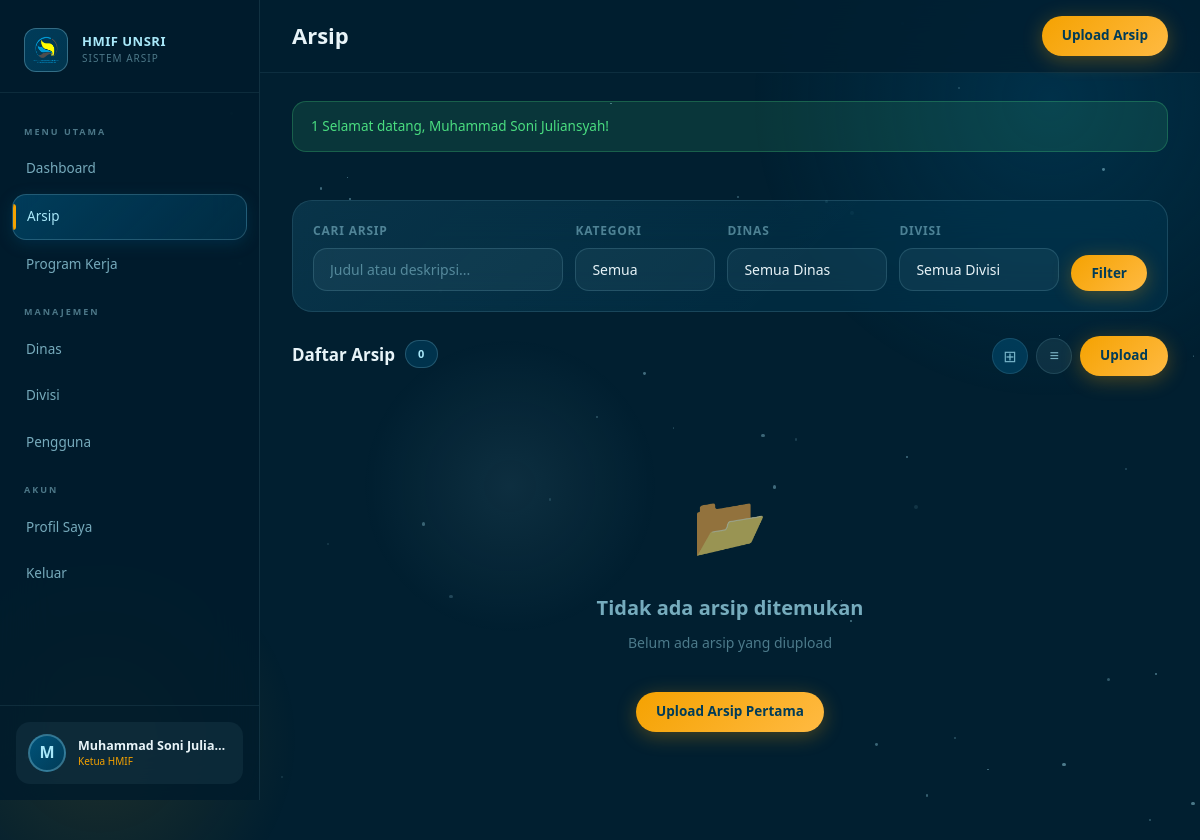
The app's page /archives/index.php (signed in) with its own data.
### tables this page shows
CREATE TABLE users (
    id INT PRIMARY KEY AUTO_INCREMENT,
    email VARCHAR(100) UNIQUE NOT NULL,
    password VARCHAR(255) NOT NULL,
    nama_lengkap VARCHAR(100) NOT NULL,
    foto_profil VARCHAR(255) NULL,
    role ENUM('ketua','waketua','sekum','bendum','kadin','wakadin','kadiv','staf') NOT NULL,
    department_id INT NULL,
    division_id INT NULL,
    is_active TINYINT(1) DEFAULT 1,
    created_at TIMESTAMP DEFAULT CURRENT_TIMESTAMP,
    updated_at TIMESTAMP DEFAULT CURRENT_TIMESTAMP ON UPDATE CURRENT_TIMESTAMP
);

### src/middleware/auth.php (called while the page is built, shortened)
<?php
function getCurrentUser() {
    $db = getDB();
    $stmt = $db->prepare("
        SELECT u.*, d.nama as dept_nama, d.kode as dept_kode,
               dv.nama as div_nama, dv.kode as div_kode
        FROM users u
        LEFT JOIN departments d ON u.department_id = d.id
        LEFT JOIN divisions dv ON u.division_id = dv.id
        WHERE u.id = ? AND u.is_active = 1
    ");
    $stmt->execute([$_SESSION['user_id']]);
    return $stmt->fetch();
}
function isAdmin($user = null) {
    return $user && in_array($user['role'], ROLE_ADMIN);
}
function getRoleLabel($role) {
    $labels = [
        'ketua' => 'Ketua HMIF',
        'waketua' => 'Wakil Ketua',
        'sekum' => 'Sekretaris Umum',
        'bendum' => 'Bendahara Umum',
        'kadin' => 'Kepala Dinas',
        'wakadin' => 'Wakil Kepala Dinas',
        'kadiv' => 'Kepala Divisi',
        'staf' => 'Staf',
    ];
    return $labels[$role] ?? $role;
}

### src/helpers/functions.php (called while the page is built, shortened)
<?php
function sanitize($str) {
    return htmlspecialchars(trim($str), ENT_QUOTES, 'UTF-8');
}
function getFlash() {
    if (isset($_SESSION['flash'])) {
        $flash = $_SESSION['flash'];
        return $flash;
    }
    return null;
}

### archives/index.php (the view, shortened to what this page needs)
<?php
$pageTitle = 'Arsip';
require_once __DIR__ . '/../template/header.php';
$db = getDB();
$search = trim($_GET['search'] ?? '');
$page = max(1, intval($_GET['page'] ?? 1));
$perPage = 12;
$offset = ($page - 1) * $perPage;
$where = ['1=1'];
$params = [];
$whereStr = implode(' AND ', $where);
$countStmt = $db->prepare("SELECT COUNT(*) FROM archives a WHERE $whereStr");
$countStmt->execute($params);
$total = $countStmt->fetchColumn();
$stmt = $db->prepare("
    SELECT a.*, d.nama as dept_nama, dv.nama as div_nama,
           p.nama as program_nama, u.nama_lengkap as uploader_name
    FROM archives a
    LEFT JOIN departments d ON a.department_id = d.id
    LEFT JOIN divisions dv ON a.division_id = dv.id
    LEFT JOIN programs p ON a.program_id = p.id
    LEFT JOIN users u ON a.uploaded_by = u.id
    WHERE $whereStr
    ORDER BY a.created_at DESC
    LIMIT $perPage OFFSET $offset
");
$stmt->execute($params);
$archives = $stmt->fetchAll();
?>
<div class="page-content">
    <div class="glass-card" style="padding:20px;margin-bottom:24px" data-animate>
        <form method="GET" action="">
            <div style="display:flex;flex-wrap:wrap;gap:12px;align-items:flex-end">
                <div style="flex:1;min-width:200px">
                    <label class="form-label">Cari Arsip</label>
                    <input type="text" name="search" class="form-control" placeholder="Judul atau deskripsi..." value="<?= sanitize($search) ?>">
                </div>
                <div style="min-width:140px">
                    <label class="form-label">Kategori</label>
                    <select name="kategori" class="form-control">
                        <option value="">Semua</option>
                    </select>
                </div>
                <?php if (isAdmin($currentUser)): ?>
                <div style="min-width:160px">
                    <label class="form-label">Dinas</label>
                    <select name="dept_id" class="form-control">
                        <option value="">Semua Dinas</option>
                    </select>
                </div>
                <div style="min-width:160px">
                    <label class="form-label">Divisi</label>
                    <select name="div_id" class="form-control">
                        <option value="">Semua Divisi</option>
                    </select>
                </div>
                <?php endif; ?>
                <div style="display:flex;gap:8px">
                    <button type="submit" class="btn btn-primary">Filter</button>
                </div>
            </div>
        </form>
    </div>
    <div class="section-header" data-animate>
        <div>
            <div class="section-title">
                Daftar Arsip
                <span class="badge badge-blue"><?= number_format($total) ?></span>
            </div>
        </div>
        <div style="display:flex;gap:8px;align-items:center">
            <button class="btn-icon" onclick="toggleView('grid')" id="gridViewBtn" data-tooltip="Grid View">⊞</button>
            <button class="btn-icon" onclick="toggleView('list')" id="listViewBtn" data-tooltip="List View">≡</button>
            <?php if (!in_array($currentUser['role'], ROLE_STAFF)): ?>
            <a href="<?= APP_URL ?>/archives/upload.php" class="btn btn-primary">Upload</a>
            <?php endif; ?>
        </div>
    </div>
    <div id="archiveGridView" class="archive-grid" data-animate>
        <?php if (empty($archives)): ?>
        <div class="empty-state" style="grid-column:1/-1">
            <span class="empty-icon">📂</span>
            <div class="empty-title">Tidak ada arsip ditemukan</div>
            <div class="empty-desc">
                <?= $search ? 'Coba kata kunci lain' : 'Belum ada arsip yang diupload' ?>
            </div>
            <?php if (!in_array($currentUser['role'], ROLE_STAFF)): ?>
            <br><a href="<?= APP_URL ?>/archives/upload.php" class="btn btn-primary" style="margin-top:12px">Upload Arsip Pertama</a>
            <?php endif; ?>
        </div>
        <?php endif; ?>
    </div>
</div>
<?php require_once __DIR__ . '/../template/footer.php'; ?>

### template/header.php (shortened to what this page needs)
<?php
require_once __DIR__ . '/../src/middleware/auth.php';
require_once __DIR__ . '/../src/helpers/functions.php';
$currentUser = getCurrentUser();
$flash = getFlash();
function getAvatarSrc($user) {
    return null;
}
$avatarSrc = getAvatarSrc($currentUser);
$initials = strtoupper(substr($currentUser['nama_lengkap'], 0, 1));
?>
<!DOCTYPE html>
<html lang="id">
<head>
    <link rel="stylesheet" href="<?= APP_URL ?>/public/assets/css/main.css">
</head>
<body>
<div class="bg-animated"><div class="bg-orb"></div></div>
<aside class="sidebar" id="sidebar">
    <div class="sidebar-logo">
        <div style="width:44px;height:44px;border-radius:12px;background:linear-gradient(135deg,rgba(0,83,122,0.6),rgba(1,60,88,0.8));border:1.5px solid rgba(168,232,249,0.3);display:flex;align-items:center;justify-content:center;font-size:22px;flex-shrink:0;">
            <img src="<?= APP_URL ?>/public/assets/images/logo-hmif.png" alt="Logo" style="width:30px;height:30px;">
        </div>
        <div class="sidebar-logo-text">
            <div class="org-name">HMIF UNSRI</div>
            <div class="org-sub">Sistem Arsip</div>
        </div>
    </div>
    <nav class="sidebar-nav">
        <div class="nav-section-label">Menu Utama</div>
        <a href="<?= APP_URL ?>/dashboard.php" class="nav-item <?= (basename($_SERVER['PHP_SELF']) == 'dashboard.php') ? 'active' : '' ?>">
            <span>Dashboard</span>
        </a>
        <a href="<?= APP_URL ?>/archives/index.php" class="nav-item <?= (strpos($_SERVER['PHP_SELF'], '/archives/') !== false) ? 'active' : '' ?>">
            <span>Arsip</span>
        </a>
        <a href="<?= APP_URL ?>/programs/index.php" class="nav-item <?= (strpos($_SERVER['PHP_SELF'], '/programs/') !== false) ? 'active' : '' ?>">
            <span>Program Kerja</span>
        </a>
        <?php if (isAdmin($currentUser) || isDeptManager($currentUser)): ?>
        <div class="nav-section-label">Manajemen</div>
        <a href="<?= APP_URL ?>/departments/index.php" class="nav-item <?= (strpos($_SERVER['PHP_SELF'], '/departments/') !== false) ? 'active' : '' ?>">
            <span>Dinas</span>
        </a>
        <?php if (isAdmin($currentUser)): ?>
        <a href="<?= APP_URL ?>/divisions/index.php" class="nav-item <?= (strpos($_SERVER['PHP_SELF'], '/divisions/') !== false) ? 'active' : '' ?>">
            <span>Divisi</span>
        </a>
        <a href="<?= APP_URL ?>/users/index.php" class="nav-item <?= (strpos($_SERVER['PHP_SELF'], '/users/') !== false) ? 'active' : '' ?>">
            <span>Pengguna</span>
        </a>
        <?php endif; ?>
        <?php endif; ?>
        <div class="nav-section-label">Akun</div>
        <a href="<?= APP_URL ?>/profile/index.php" class="nav-item <?= (strpos($_SERVER['PHP_SELF'], '/profile/') !== false) ? 'active' : '' ?>">
            <span>Profil Saya</span>
        </a>
        <a href="<?= APP_URL ?>/logout.php" class="nav-item" onclick="return confirm('Yakin ingin keluar?')">
            <span>Keluar</span>
        </a>
    </nav>
    <div class="sidebar-user">
        <a href="<?= APP_URL ?>/profile/index.php" class="sidebar-user-card">
            <?php if ($avatarSrc): ?>
                <img src="<?= $avatarSrc ?>" alt="Avatar" class="user-avatar">
            <?php else: ?>
                <div class="user-avatar-placeholder"><?= $initials ?></div>
            <?php endif; ?>
            <div class="flex-1" style="min-width:0">
                <div class="user-info-name"><?= sanitize($currentUser['nama_lengkap']) ?></div>
                <div class="user-info-role"><?= getRoleLabel($currentUser['role']) ?></div>
            </div>
        </a>
    </div>
</aside>
<div class="main-content">
    <header class="topbar">
        <div style="display: flex; align-items: center; gap: 16px;">
            <div>
                <div class="page-title">
                    <?= $pageTitle ?? 'Dashboard' ?>
                </div>
            </div>
        </div>
        <div class="topbar-actions">
            <?php if (!in_array($currentUser['role'], ROLE_STAFF)): ?>
            <a href="<?= APP_URL ?>/archives/upload.php" class="btn btn-primary">
                Upload Arsip
            </a>
            <?php endif; ?>
        </div>
    </header>
    <?php if ($flash): ?>
    <div class="page-content" style="padding-bottom:0">
        <div class="alert alert-<?= $flash['type'] == 'success' ? 'success' : ($flash['type'] == 'error' ? 'error' : 'info') ?>">
            <?= $flash['type'] == 'success' ? : ($flash['type'] == 'error' ? '❌' : 'ℹ️') ?>
            <?= sanitize($flash['message']) ?>
        </div>
    </div>
    <?php endif; ?>

### records on screen
users: nama_lengkap "M", nama_lengkap "Muhammad Soni Julia…", role "Ketua HMIF"

### other values on screen
$pageTitle "Arsip"
$flash['message'] "Selamat datang, Muhammad Soni Juliansyah!"
$total "0"
